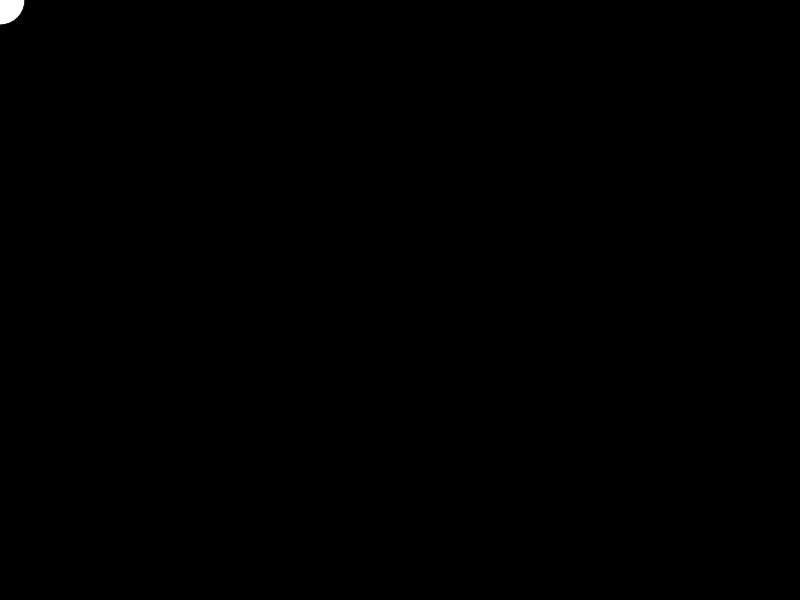
Frame 1 (no input)
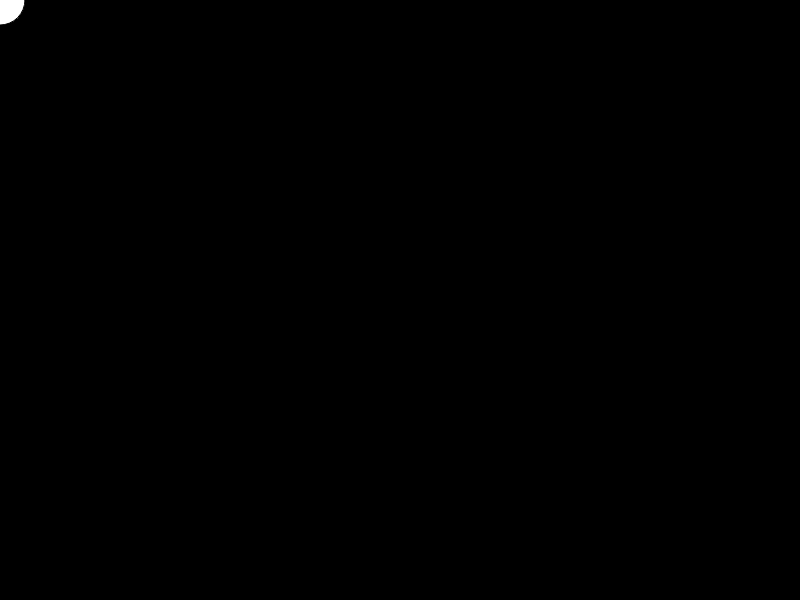
Frame 60 (no input)
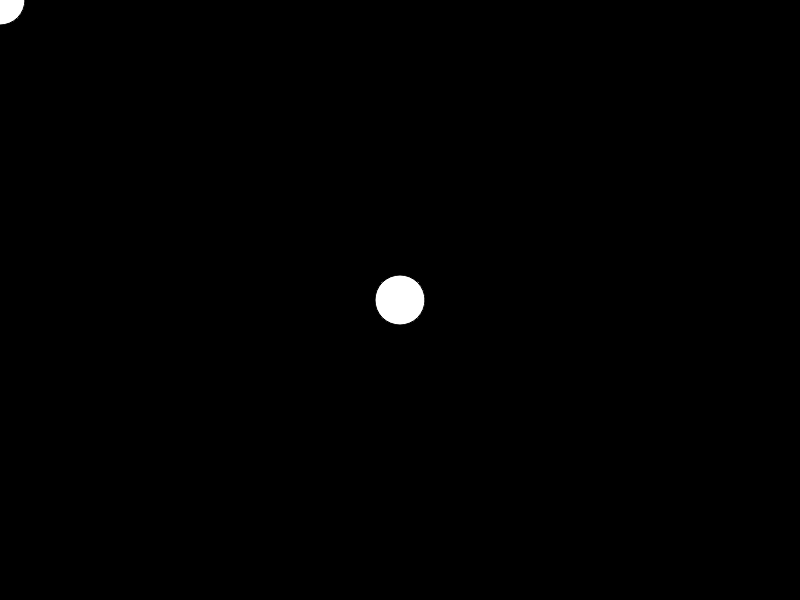
Frame 120 (the mouse pressed at the canvas centre since frame 60)

The p5.js sketch that drew these frames (run headless with seeded random() and noise() and a simulated clock; from frame 60 on, the mouse is pressed at the canvas centre):

// p5.js sketch
// ── sketch.js
// p5 sketch

function setup() {
  createCanvas(800, 600); // creates canvas automatically
  background(0);
}

function draw() {
  fill(255);
  ellipse(mouseX, mouseY, 50, 50);
}
